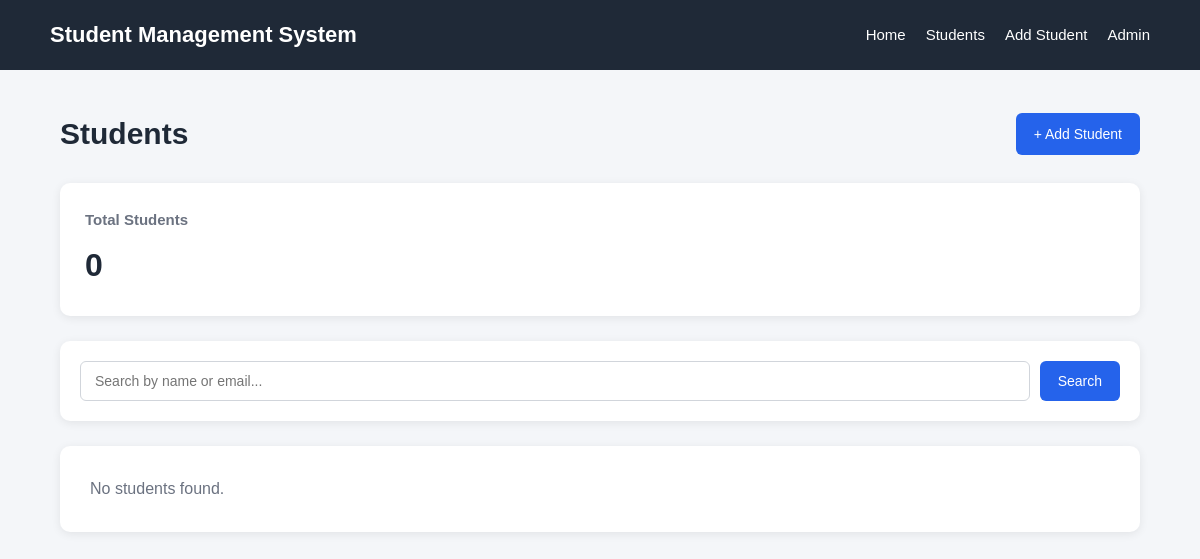
/students/, run on an earlier commit of the app's database.
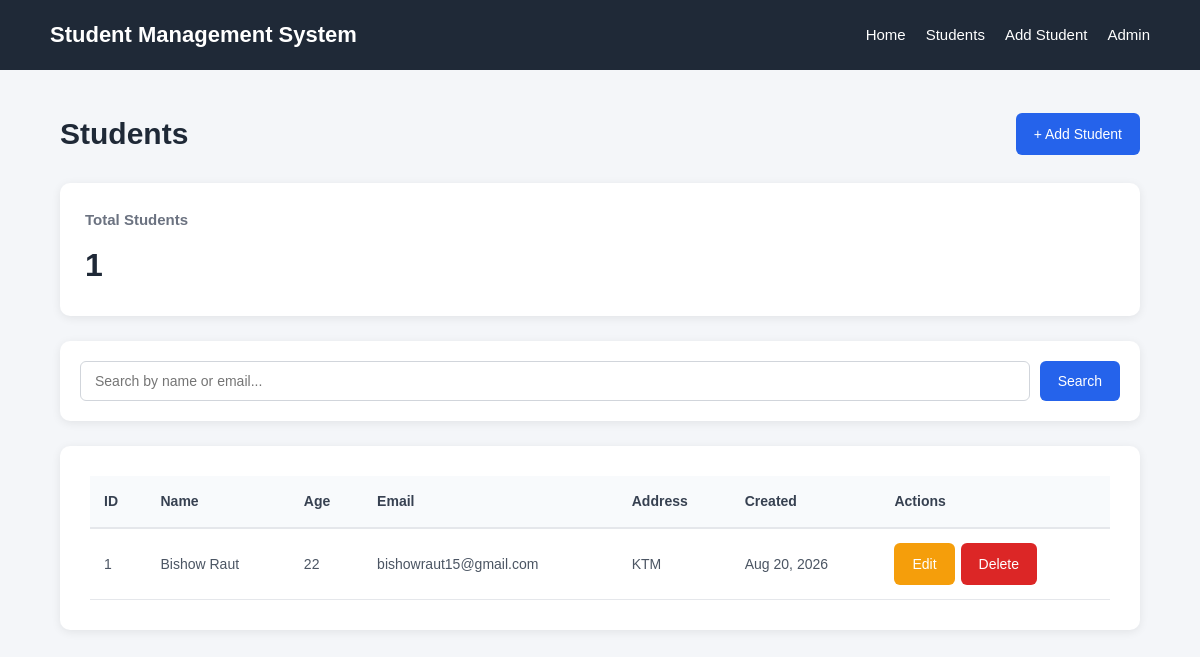
And on a later commit of the database.
### studentapp/models.py (models this page shows, shortened)
class Student(models.Model):
    name = models.CharField(max_length=100)
    age = models.PositiveIntegerField()
    email = models.EmailField(unique=True)
    address = models.CharField(max_length=200)
    created_at = models.DateTimeField(auto_now_add=True)

### studentapp/views.py (the view)
def student_list(request):
    search = request.GET.get("search", "")
    if search:
        students = Student.objects.filter(
            name__icontains=search
        ) | Student.objects.filter(
            email__icontains=search
        )
    else:
        students = Student.objects.all()
    context = {
        "students": students,
        "search": search,
        "total_students": Student.objects.count(),
    }
    return render(
        request,
        "studentapp/students.html",
        context
    )

### templates/studentapp/students.html (shortened to what this page needs)
{% extends "studentapp/home.html" %}
{% block content %}
<div class="page-header">
    <h1>
        Students
    </h1>
    <a
        href="{% url 'add_student' %}"
        class="btn btn-primary"
    >
        + Add Student
    </a>
</div>
<div class="stats">
    <h3>
        Total Students
    </h3>
    <p>
        {{ total_students }}
    </p>
</div>
<div class="search-box">
    <form method="GET">
        <input
            type="text"
            name="search"
            placeholder="Search by name or email..."
            value="{{ search }}"
        >
        <button
            type="submit"
            class="btn btn-primary"
        >
            Search
        </button>
    </form>
</div>
<div class="card">
    {% if students %}
    <table>
        <thead>
            <tr>
                <th>ID</th>
                <th>Name</th>
                <th>Age</th>
                <th>Email</th>
                <th>Address</th>
                <th>Created</th>
                <th>Actions</th>
            </tr>
        </thead>
        <tbody>
            {% for student in students %}
            <tr>
                <td>
                    {{ student.id }}
                </td>
                <td>
                    {{ student.name }}
                </td>
                <td>
                    {{ student.age }}
                </td>
                <td>
                    {{ student.email }}
                </td>
                <td>
                    {{ student.address }}
                </td>
                <td>
                    {{ student.created_at|date:"M d, Y" }}
                </td>
                <td>
                    <div class="actions">
                        <a
                            href="{% url 'edit_student' student.id %}"
                            class="btn btn-warning"
                        >
                            Edit
                        </a>
                        <a
                            href="{% url 'delete_student' student.id %}"
                            class="btn btn-danger"
                        >
                            Delete
                        </a>
                    </div>
                </td>
            </tr>
            {% endfor %}
        </tbody>
    </table>
    {% else %}
    <p>
        No students found.
    </p>
    {% endif %}
</div>
{% endblock %}

### templates/studentapp/home.html (shortened to what this page needs)
{% load static %}
<!DOCTYPE html>
<html lang="en">
<head>
    <link rel="stylesheet" href="{% static 'css/style.css' %}">
</head>
<body>
    <nav class="navbar">
        <h2>
            Student Management System
        </h2>
        <div class="nav-links">
            <a href="{% url 'home' %}">
                Home
            </a>
            <a href="{% url 'student_list' %}">
                Students
            </a>
            <a href="{% url 'add_student' %}">
                Add Student
            </a>
            <a href="/admin/">
                Admin
            </a>
        </div>
    </nav>
    <main class="container">
        {% block content %}{% endblock %}
    </main>
</body>
</html>

### static/css/style.css (style rules this page uses)
* { margin: 0; padding: 0; box-sizing: border-box; }
body { font-family: Arial, Helvetica, sans-serif; background: #f4f6f9; color: #333; line-height: 1.6; }
.navbar { background: #1f2937; min-height: 70px; padding: 15px 50px; display: flex; justify-content: space-between; align-items: center; }
.navbar h2 { color: #ffffff; font-size: 22px; }
.nav-links { display: flex; align-items: center; gap: 20px; }
.nav-links a { color: #ffffff; text-decoration: none; font-size: 15px; transition: 0.3s; }
.container { width: 90%; max-width: 1200px; margin: 40px auto; }
.page-header { display: flex; justify-content: space-between; align-items: center; margin-bottom: 25px; }
.page-header h1 { font-size: 30px; color: #1f2937; }
.btn { display: inline-block; padding: 10px 18px; border: none; border-radius: 6px; text-decoration: none; cursor: pointer; font-size: 14px; font-weight: 500; transition: 0.3s; }
.btn-primary { background: #2563eb; color: #ffffff; }
.btn-warning { background: #f59e0b; color: #ffffff; }
.btn-danger { background: #dc2626; color: #ffffff; }
.card { background: #ffffff; padding: 30px; border-radius: 10px; box-shadow: 0 2px 10px rgba(0, 0, 0, 0.08); }
.stats { background: #ffffff; padding: 25px; border-radius: 10px; margin-bottom: 25px; box-shadow: 0 2px 10px rgba(0, 0, 0, 0.08); }
.stats h3 { color: #6b7280; font-size: 15px; margin-bottom: 8px; }
.stats p { color: #1f2937; font-size: 32px; font-weight: bold; }
.search-box { background: #ffffff; padding: 20px; border-radius: 10px; margin-bottom: 25px; box-shadow: 0 2px 10px rgba(0, 0, 0, 0.08); }
.search-box form { display: flex; gap: 10px; }
.search-box input { flex: 1; padding: 11px 14px; border: 1px solid #d1d5db; border-radius: 6px; font-size: 14px; outline: none; }
table { width: 100%; border-collapse: collapse; }
thead { background: #f8fafc; }
th { padding: 14px; text-align: left; color: #374151; font-size: 14px; font-weight: 600; border-bottom: 2px solid #e5e7eb; }
td { padding: 14px; text-align: left; color: #4b5563; font-size: 14px; border-bottom: 1px solid #e5e7eb; }
.actions { display: flex; gap: 6px; }

What changed in the data, as far as the page shows it:
added Student: id "1", name "Bishow Raut", age "22", email "bishowraut15@gmail.com", address "KTM", created_at "Aug 20, 2026"
Also different on the page:
{{ total_students }}: "0" → "1"
text no longer shown: "No students found."
text now shown: "ID Name Age Email Address Created Actions"
